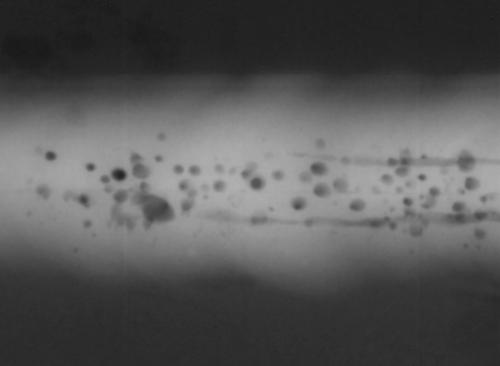
#> input picture Matlab/testimg7.bmp, 500 x 366 px; its folder holds only this picture in this run
$ python -i feature_extract.py   (imports and definitions only)   (older library calls are emulated)
#> lines starting #> are read from the running program, lines starting #| are printed output that depends on the picture
import numpy as np
import cv2
from skimage.feature import hog
from mahotas.features import zernike_moments
from pybalu.feature_extraction import lbp_features, haralick_features, \
    gabor_features
from utils import show_image, dir_files

"""""
This module contains functions for feature extraction.
"""""


# Read and process an image
def process_image(path, show=False):
#> called with path = '../Matlab/testimg7.bmp', show = False
    img = cv2.imread(path)
#> img is the input picture: shape (366, 500, 3); min 18, max 178, mean 86.3
    # Cut the background from the image
    cut_img = img[:100, 35:220]
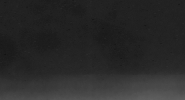
#> cut_img: shape (100, 185, 3); min 18, max 96, mean 41.6
    # Gray Scale
    gray = cv2.cvtColor(cut_img, cv2.COLOR_BGR2GRAY)
    # [8 lines of commented-out code are left out]
    blur_img = cv2.GaussianBlur(cut_img, (1, 1), 0)
    blur_gray = cv2.GaussianBlur(gray, (1, 1), 0)
    if show:
        show_image(blur_img)
    return blur_img, blur_gray


# Extracts features from an image
# [55 lines left out: functions extract_features_img, extract_features, not called in this run]

>>> result = process_image('../Matlab/testimg7.bmp')
